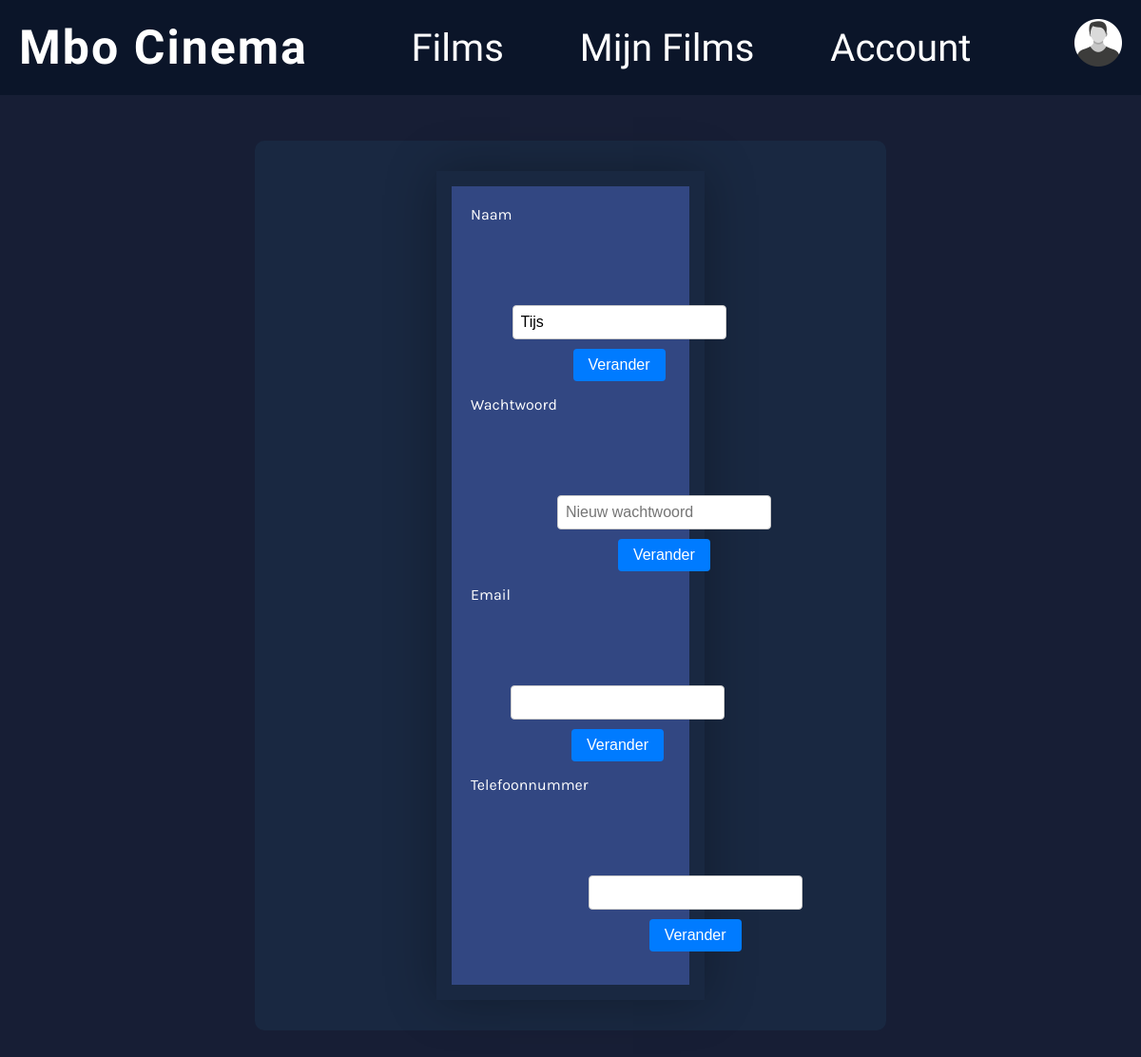
/Account_admin.php (signed in), run on an earlier commit of the app's database.
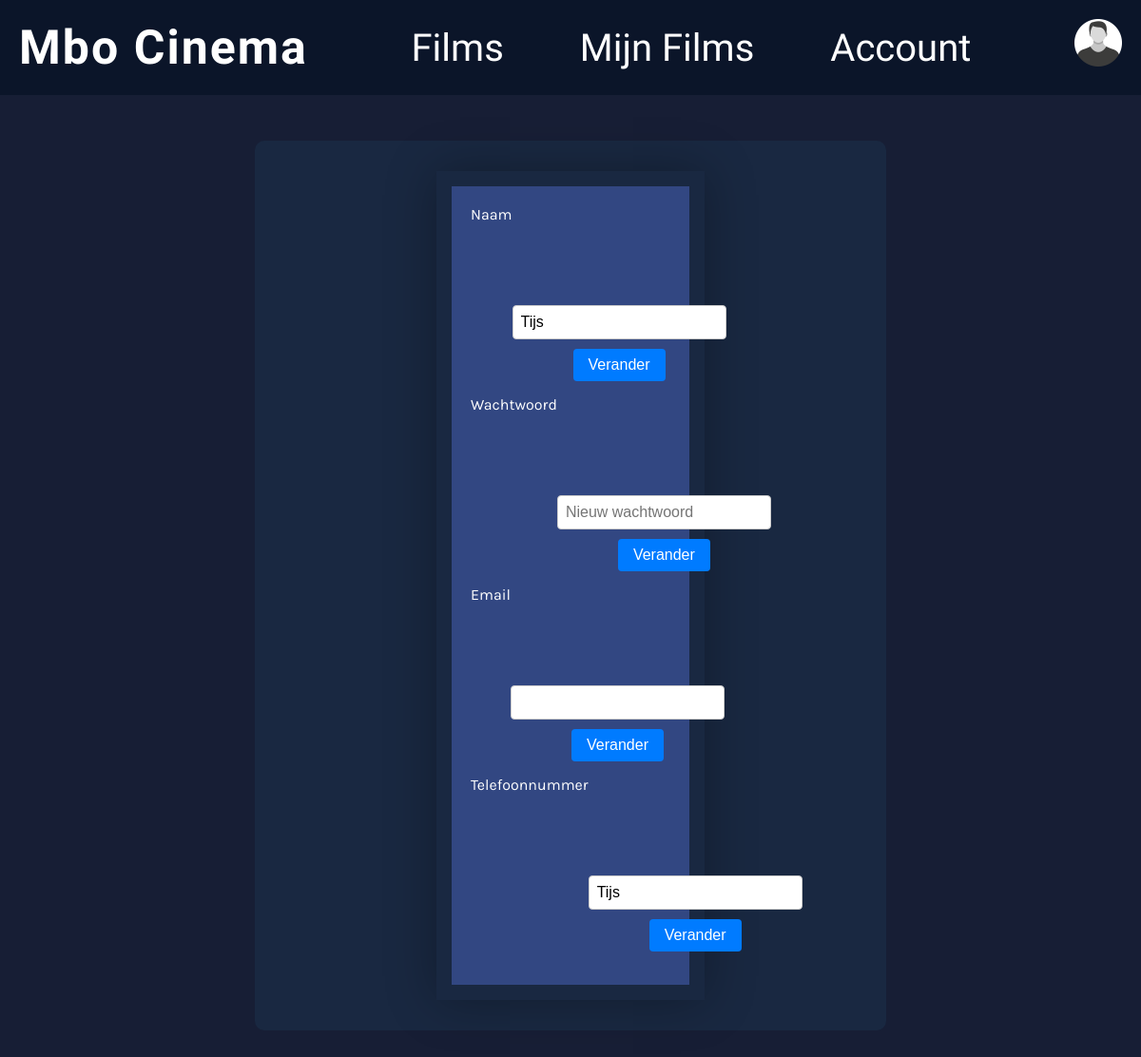
And on a later commit of the database.
### tables this page shows
CREATE TABLE `users` (
  `ID` int(10) UNSIGNED NOT NULL,
  `UserName` varchar(255) DEFAULT NULL,
  `UserPassword` varchar(255) DEFAULT NULL,
  `email` varchar(255) DEFAULT NULL,
  `telefoonnumer` varchar(255) DEFAULT NULL
);

### Account_admin.php (the view, shortened to what this page needs)
<?php
$host = 'localhost';
$db   = 'mbocinema';
$user = 'root';
$pass = '';
$charset = 'utf8mb4';
$dsn = "mysql:host=$host;dbname=$db;charset=$charset";
$options = [
    PDO::ATTR_ERRMODE => PDO::ERRMODE_EXCEPTION,
    PDO::ATTR_DEFAULT_FETCH_MODE => PDO::FETCH_ASSOC,
];
try {
    $pdo = new PDO($dsn, $user, $pass, $options);
} catch (PDOException $e) {
    die("Databaseverbinding mislukt: " . $e->getMessage());
}
$user_id = $_SESSION['user_id'] ?? null;
$stmt = $pdo->prepare("SELECT UserName, email, telefoonnumer FROM users WHERE id = ?");
$stmt->execute([$user_id]);
$userData = $stmt->fetch();
?>
<!DOCTYPE html>
<html lang="nl">
<head>
    <link rel="stylesheet" href="css/style.css" />
</head>
<body class="account-pagina">
    <header>
        <nav>
            <a href="index.php" class="logo">Mbo Cinema</a>
            <ul>
                <li><a href="films.php">Films</a></li>
                <li><a href="Mijn_Films.php">Mijn Films</a></li>
                <li><a href="account_admin.php">Account</a></li>
            </ul>
            <a href="Account_admin.php">
                <img src="fotos/profielfoto.webp" alt="profielfoto" class="topbar" />
            </a>
        </nav>
    </header>
    <main class="settings-container">
        <div class="settings-card">
            <div class="content">
                <div class="row">
                    <span>Naam</span>
                    <form method="post" class="inline-form">
                        <input type="text" name="value" value="<?= htmlspecialchars($userData['UserName']) ?>" required />
                        <button type="submit">Verander</button>
                    </form>
                </div>
                <div class="row">
                    <span>Wachtwoord</span>
                    <form method="post" class="inline-form">
                        <input type="password" name="value" placeholder="Nieuw wachtwoord" required />
                        <button type="submit">Verander</button>
                    </form>
                </div>
                <div class="row">
                    <span>Email</span>
                    <form method="post" class="inline-form">
                        <input type="email" name="value" value="<?= htmlspecialchars($userData['email']) ?>" required />
                        <button type="submit">Verander</button>
                    </form>
                </div>
                <div class="row">
                    <span>Telefoonnummer</span>
                    <form method="post" class="inline-form">
                        <input type="text" name="value" value="<?= htmlspecialchars($userData['telefoonnumer']) ?>" required />
                        <button type="submit">Verander</button>
                    </form>
                </div>
            </div>
        </div>
    </main>
</body>
</html>

What changed in the data, as far as the page shows it:
changed users "Tijs": value (not shown) → "Tijs"
